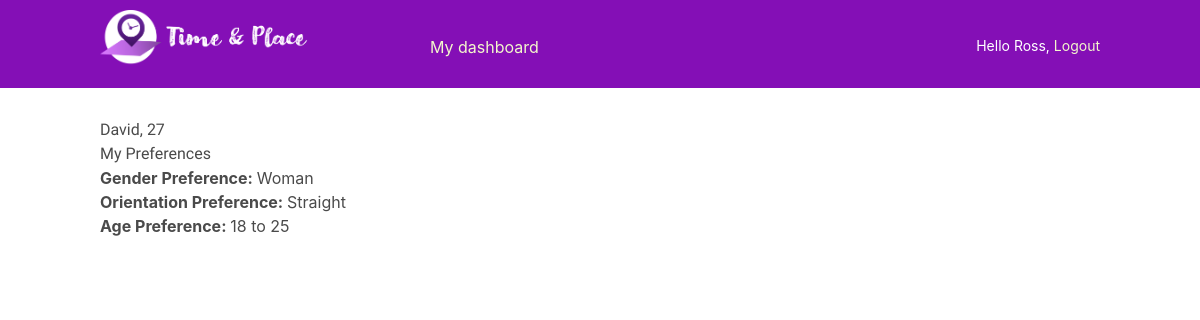
The page /account/preferences/3/ (signed in) on the database as committed earlier.
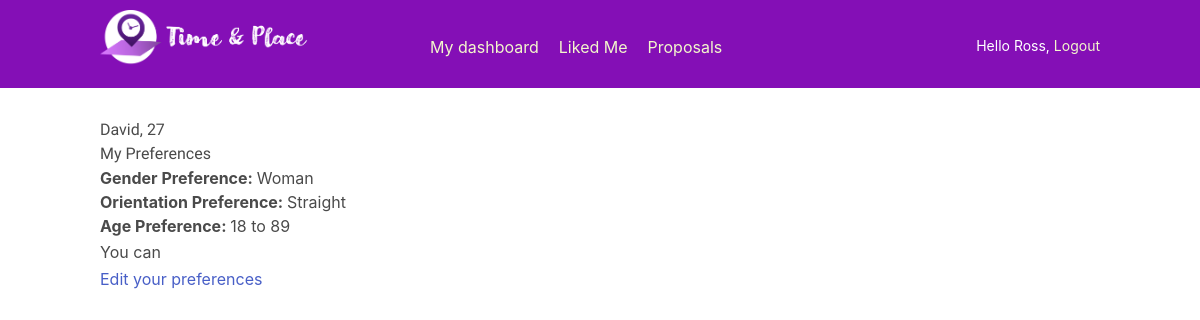
The same page on the database as committed later.
### account/models.py (models this page shows, shortened)
class Profile(models.Model):
    user = models.OneToOneField(settings.AUTH_USER_MODEL,
                                on_delete=models.CASCADE)
    date_of_birth = models.DateField(blank=True, null=True, default=date.today())
    photo = models.ImageField(upload_to='users/%Y/%m/%d/',
                        blank=True,
                        default='users/default/user-default.png')
    occupation = models.CharField(max_length = 50,blank=True, null=True)
    proposal_time = models.CharField(max_length = 50,blank=True, null=True)
    about_me = models.CharField(max_length = 100,blank=True, null=True)
    gender_choices = (('Woman', 'Woman'), ('Man', 'Man'), ('Transgender', 'Transgender'), ('Non-binary', 'Non-binary'))
    gender_identity = models.CharField(max_length = 15, choices = gender_choices, blank = True, default="N/A")
    orientation_choices = (('Lesbian', 'Lesbian'), ('Gay', 'Gay'), ('Bisexual', 'Bisexual'), ('Queer', 'Queer'), ('Asexual', 'Asexual'), ('Straight', 'Straight'),('Other', 'Other'))
    sexual_orientation = models.CharField(max_length = 15, choices = orientation_choices, blank = True, default="N/A")
    age_preference_min = models.IntegerField(blank=True, null=True)
    age_preference_max = models.IntegerField(blank=True, null=True)
    gender_preference = models.CharField(max_length = 15, choices = gender_choices, blank = True)
    orientation_preference = models.CharField(max_length = 15, choices = orientation_choices, blank = True)
    boro = models.ForeignKey(Boro,on_delete=models.SET_NULL, blank=True, null=True)
    cusine = models.ForeignKey(Cusine,on_delete=models.SET_NULL, blank=True, null=True)
    location_dropdown  = models.ForeignKey(newLocation,on_delete=models.SET_NULL, blank=True, null=True)
    likes = models.ManyToManyField(
        "self",
        related_name="liked_by",
        symmetrical=False,
        blank=True
    )
    hides = models.ManyToManyField(
        "self",
        related_name="hidden_by",
        symmetrical=False,
        blank=True
    )
    declines = models.ManyToManyField(
        "self",
        related_name="declined_by",
        symmetrical=False,
        blank=True
    )
    matches = models.ManyToManyField(
        "self",
        related_name="matched_with",
        symmetrical=False,
        blank=True
    )
    @property
    def calc_age(self):
        today = date.today()
        return today.year - self.date_of_birth.year - ((today.month, today.day) < (self.date_of_birth.month, self.date_of_birth.day))

### account/views.py (the view)
# urls.py: path('preferences/<int:pk>/', views.preferences, name="preferences"),
@login_required
def preferences(request, pk):
    profile = Profile.objects.get(user_id=pk)
    return render(request,
                    "profile/preferences.html",
                    {"profile": profile})

### account/templates/profile/preferences.html
{% extends 'base.html' %}
{% block content %}
<h2>
    {{ profile.user.first_name }}, {{ profile.calc_age }}
</h2>
<h4>
    My Preferences
</h4>
<b>Gender Preference: </b> {{ profile.gender_preference }}
<br>
<b>Orientation Preference: </b> {{ profile.orientation_preference }}
<br>
<b>Age Preference: </b> {{ profile.age_preference_min }} to {{ profile.age_preference_max }}
<br>
{%if not profile.matches.exists %}
<p>You can
    <ul>
      <li>
        <a href="{% url "edit_preferences" %}">Edit your preferences</a>
      </li>
    </ul>
  {% endif %}
{% endblock content %}

### account/templates/base.html (shortened to what this page needs)
{% load static %}
<!DOCTYPE html>
<html>
<head>
    <link href="{% static "account/base.css" %}" rel="stylesheet">
</head>
<link rel="stylesheet"
href="https://cdn.jsdelivr.net/npm/bulma@0.9.3/css/bulma.min.css">
<body>
    <div id="header">
        <span class="logo">
            <a href="{% url 'main:index' %}">
                <img src="/static/account/nav_bar_logo.png"
                width = "220"
                height = "220"
                alt="logo" />
            </a>
        </span>
        <br>
        {% if request.user.is_authenticated %}
                <ul class="menu">
                    <li {% if section == "dashboard" %}class="selected"{% endif %}>
                    <a href="{% url "dashboard" %}">My dashboard</a>
                    </li>
                </ul>
        {% if not request.user.profile.matches.exists and not request.user.profile.matched_with.exists %}
                <ul class="menu">
                    <li {% if section == "like_me" %}class="selected"{% endif %}>
                        <a href=" {% url 'profile_liked_me' pk=request.user.id %}">Liked Me</a>
                    </li>
                    <li {% if section == "suggestions" %}class="selected"{% endif %}>
                        <a href="{% url "filter_profile_list" %}">Proposals</a>
                    </li>
                </ul>
                {% endif %}
            {% endif %}
                <span class="user">
                {% if request.user.is_authenticated %}
                    Hello {{ request.user.first_name }},
                    <a href="{% url "logout" %}">Logout</a>
                {% else %}
                    <a href="{% url "login" %}">Log-in</a>
                {% endif %}
        </span>
    </div>
    <div id="content">
    {% block content %}
    {% endblock %}
    </div>
</body>
</html>

Rows that differ between the two databases and show on the page:
changed Profile "Woman": age_preference_max "25" → "89"
Other text that changed with them:
text now shown: "Liked Me Proposals You can Edit your preferences"
